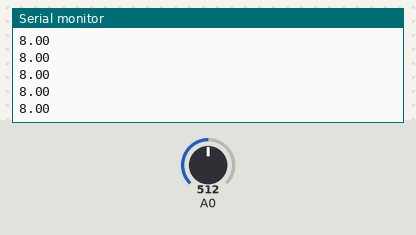
The sketch below on a simulated Arduino Uno, built with avr-gcc and run on an emulated ATmega328P. Shown: the last lines printed to the serial monitor. The test bench sets the inputs (shaded band); at power-on: A0 = 512.

Above: at 1.2 s.
1.3 s: A0 set to 716
At 2.0 s:
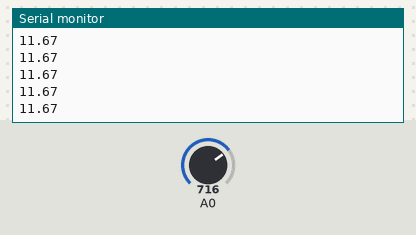
2.8 s: A0 set to 900
At 3.8 s:
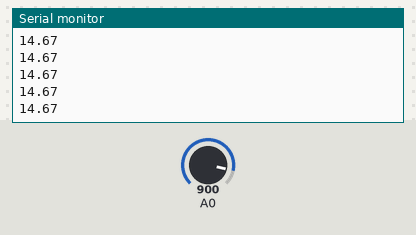
Timing chart, 0 to 5.8 s (numbered marks = the images above; inputs shaded):
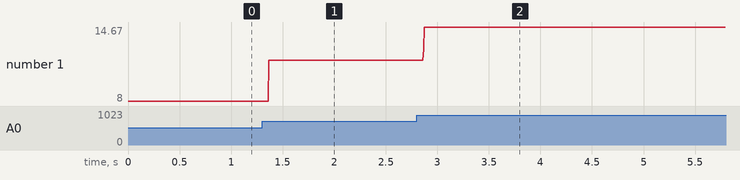

The sketch:

voltMeasure.ino
```cpp
void setup() {
  // put your setup code here, to run once:
Serial.begin(9600);
}

void loop() {
  // put your main code here, to run repeatedly:
float a=map(analogRead(A0),0.00,710.00,0.00,12.20);
float b=map(analogRead(A0),194.00,567.00,3.34,9.77);
float c=map(analogRead(A0),0.00,294.00,0.00,5.03);
float avg=(a+b+c)/3;
Serial.println(avg);
}
```

Measured:
- after the input at 1.3 s, the serial monitor: prints a new line after 0.07 s (image 1)
- after the input at 2.8 s, the serial monitor: prints a new line after 0.07 s (image 2)
- plotted number 1: 8 → 11.67 after the input at 1.3 s, 11.67 → 14.67 after the input at 2.8 s
